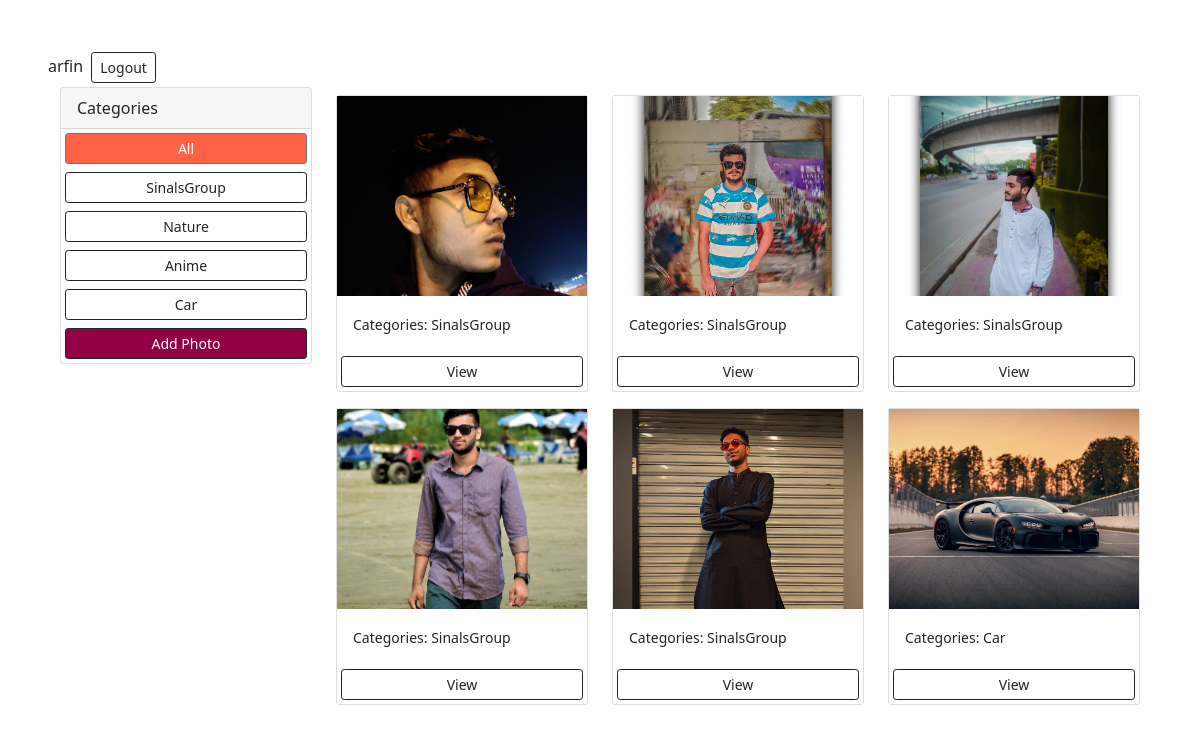
The app's page / (signed in) with its own data.
### base/models.py (models this page shows, shortened)
class Category(models.Model):
    name = models.CharField(max_length=100, null=False, blank=False)

class Photo(models.Model):
    category = models.ForeignKey(
        Category, on_delete=models.SET_NULL, null=True, blank=True)
    image = models.ImageField(null=False, blank=False)
    description = models.TextField()

### base/views.py (the view)
# urls.py: path('', views.gallery, name='gallery'),
@login_required(login_url='login')
def gallery(request):
    category = request.GET.get('category')
    if category == None:
        photos = Photo.objects.all()
    else:
        photos = Photo.objects.filter(category__name__contains=category)
    categories = Category.objects.all()
    context = {'categories': categories, 'photos': photos}
    return render(request, 'base/gallery.html', context)

### base/templates/base/gallery.html (shortened to what this page needs)
<!DOCTYPE html>
<html lang="en">
<head>
    <link href="https://cdn.jsdelivr.net/npm/bootstrap@5.0.0-beta1/dist/css/bootstrap.min.css" rel="stylesheet"
>
</head>
<body class="m-5">
    {% if user.is_authenticated %}
    {{request.user}}
    <a href="{% url 'logout' %}" class="btn btn-outline-dark btn-sm m-1">Logout</a>
    {% endif %}
    <div class="container">
        <div class="row">
            <div class="col-md-3">
                <div class="card">
                    <div class="card-header">
                        Categories
                    </div>
                    <ul class="list-group list-group-flush">
                        <a class="btn btn-secondary btn-sm m-1" style="background-color: tomato;"
                            href="{% url 'gallery' %}">All</a>
                        {% for category in categories %}
                        <a class="btn btn-outline-dark btn-sm m-1"
                            href="{% url 'gallery' %}?category={{category.name}}">{{category.name}}</a>
                        {% endfor %}
                        <a href="{% url 'add' %}" class="btn btn-dark btn-block btn-sm m-1"
                            style="background-color: rgb(146, 1, 69)" ;>Add Photo</a>
                    </ul>
                </div>
            </div>
            <div class="col-md-9">
                <div class="row">
                    {% for photo in photos %}
                    <div class="col-md-4">
                        <div class="card my-2">
                            <img class="image-thumbnail" src="{{photo.image.url}}" alt="Card image cap">
                            <div class="card-body">
                                <small>Categories: {{photo.category.name}}</small>
                            </div>
                            <a href="{% url 'photo' photo.id %}" class="btn btn-outline-dark btn-sm m-1">View</a>
                        </div>
                    </div>
                    {% empty %}
                    <h3>No Photos....</h3>
                    {% endfor %}
                </div>
            </div>
        </div>
</body>
</html>

### base/templates/base/gallery.html (style rules this page uses)
.image-thumbnail { height: 200px; object-fit: cover; }
.card-header { font-family: system-ui, -apple-system, BlinkMacSystemFont, 'Segoe UI', Roboto, Oxygen, Ubuntu, Cantarell, 'Open Sans', 'Helvetica Neue', sans-serif; }

### records on screen
Category: name "SinalsGroup"
Category: name "Nature"
Category: name "Anime"
Category: name "Car"
Photo: image (picture), category.name "SinalsGroup"
Photo: image (picture), category.name "SinalsGroup"
Photo: image (picture), category.name "SinalsGroup"
Photo: image (picture), category.name "SinalsGroup"
Photo: image (picture), category.name "SinalsGroup"
Photo: image (picture), category.name "Car"

### other values on screen
{{ request.user }} "arfin"
